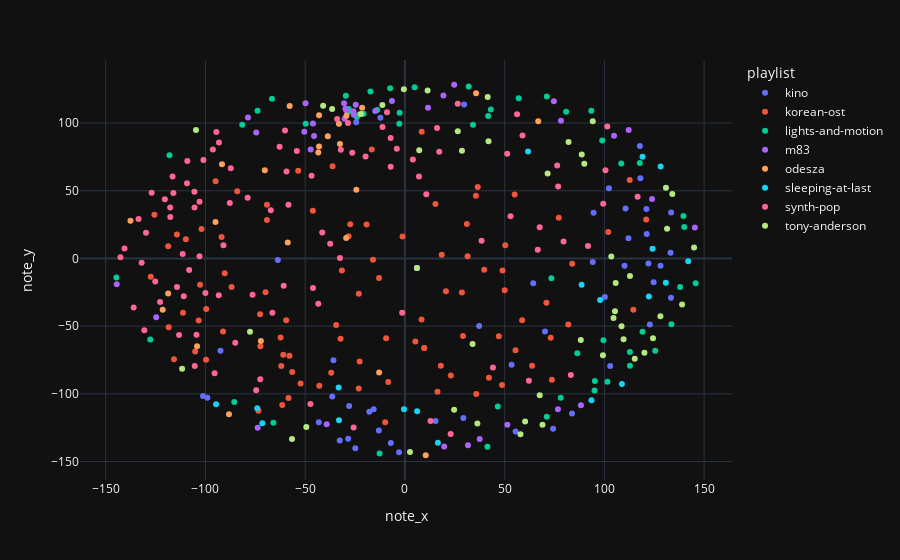

Notebook code for this chart:
### Markdown cell above
## Visualisation of Reduced Dimensions

### Note Trajectory

We can see that points form a ball around the centre. This is a sign that they are all more or less equidistant from each other.

This can be due to there being too many potential notes, so even similar sounding songs might not play the same notes. This is the consequence of the curse of dimensionality.

However, small clusters do form.

### Code cell
px.scatter(dataset, x='note_x', y='note_y', color='playlist', hover_data=config.metadata_columns)

### Figure 1 — Plotly figure (JSON) as saved in the notebook; plotly's stock layout.template omitted (floating-point values rounded to 4 significant figures; data arrays with more than 128 entries replaced by an {"elided": "..."} marker saying what was removed)
{"data": [{"customdata": {"elided": "47x3 str values"}, "hovertemplate": "playlist=%{customdata[2]}<br>note_x=%{x}<br>note_y=%{y}<br>song_name=%{customdata[0]}<br>artist=%{customdata[1]}<extra></extra>", "legendgroup": "kino", "marker": {"color": "#636efa", "symbol": "circle"}, "mode": "markers", "name": "kino", "orientation": "v", "showlegend": true, "x": [110.1, 133.2, -92.46, 121.2, 29.31, -13.05, 55.51, -27.96, 15.36, 29.69, -15.66, -17.84, -43.16, -24.4, -12.27, 122.1, 70.24, -24.85, 83.76, -101.2, -98.99, 121.1, 112.1, 64.32, -36.41, -7.069, 94.59, 94.16, 122.8, 124.7, -32.67, 117.8, 102.3, -63.69, 118.0, 133.4, -28.42, 128.1, -2.933, 100.2, 102.9, 37.22, -35.83, 133.5, 74.29, 110.6, 53.46], "xaxis": "x", "y": [-5.322, 4.225, -68.22, 18.0, -117.8, -127.0, -127.9, -108.9, -120.1, 113.7, -111.4, -113.3, -121.1, 100.7, 103.8, -3.684, -54.05, -140.1, -114.5, -101.6, -102.9, 36.55, 14.85, -18.24, -102.0, -136.4, 33.76, -2.536, -48.77, -17.53, -134.6, 83.03, 51.91, -1.171, 59.32, -28.94, -133.2, -5.442, -143.2, -28.42, -79.53, -49.89, -75.12, 33.93, -125.8, 36.96, -78.54], "yaxis": "y", "type": "scatter"}, {"customdata": {"elided": "95x3 str values"}, "hovertemplate": "playlist=%{customdata[2]}<br>note_x=%{x}<br>note_y=%{y}<br>song_name=%{customdata[0]}<br>artist=%{customdata[1]}<extra></extra>", "legendgroup": "korean-ost", "marker": {"color": "#EF553B", "symbol": "circle"}, "mode": "markers", "name": "korean-ost", "orientation": "v", "showlegend": true, "x": [-36.26, 112.7, -23.1, 9.687, 9.687, -28.25, 18.48, -58.37, 50.0, -99.59, -31.6, 101.9, -105.1, 120.9, -111.2, -9.421, -69.84, -72.58, -109.8, -32.27, 81.89, 15.32, 114.5, -22.69, -9.877, -99.67, -36.95, -115.8, 42.12, -60.99, 55.46, -1.212, -16.62, 48.7, 77.12, 50.33, -19.22, 8.326, 70.93, -73.42, 47.07, 28.6, 83.88, 35.59, 55.02, -91.17, -102.7, -69.17, -59.51, 39.76, -86.89, 73.68, -53.49, -62.32, -56.5, -118.7, -57.88, 35.78, -42.9, 63.77, -84.05, 20.56, -69.15, -12.97, 36.52, 73.08, -23.14, -125.6, 8.417, 18.01, -27.42, -8.343, -61.48, 29.12, -118.4, 31.04, 31.43, 16.33, 5.249, -91.9, 23.02, -90.33, -114.3, -61.97, -94.89, -46.15, -102.0, -34.46, -15.98, -72.43, -103.4, -52.3, -127.4, 48.94, 58.75], "xaxis": "x", "y": [68.1, 57.87, -26.12, -66.22, -66.22, 16.47, 2.652, -103.1, -23.49, -37.38, -8.919, 19.6, -68.67, 28.81, -40.08, -59.03, -24.97, -41.28, 14.25, -59.27, -48.85, 40.19, -37.91, -76.16, -120.9, -74.83, -84.42, -74.39, -88.05, -71.09, -67.77, 16.19, 80.53, -93.52, 30.12, 9.818, 25.08, -45.06, -32.81, -112.5, -57.53, -25.08, -3.991, 46.23, 47.21, -54.03, -19.41, 28.4, -45.7, -8.263, -21.16, -89.54, 64.78, -58.3, -83.9, 8.923, -71.92, -100.1, -94.02, -79.23, 49.62, -24.31, 39.72, -14.52, 52.76, -58.59, -96.0, 32.32, 93.6, -79.18, 25.3, -91.32, -108.2, -57.21, -50.73, 25.41, 1.573, -98.44, -61.38, 15.82, -86.49, -10.94, 17.73, -79.38, 56.93, 35.16, 21.68, -49.21, -0.9468, -64.88, -45.92, -92.34, -13.55, -8.952, -45.62], "yaxis": "y", "type": "scatter"}, {"customdata": {"elided": "56x3 str values"}, "hovertemplate": "playlist=%{customdata[2]}<br>note_x=%{x}<br>note_y=%{y}<br>song_name=%{customdata[0]}<br>artist=%{customdata[1]}<extra></extra>", "legendgroup": "lights-and-motion", "marker": {"color": "#00cc96", "symbol": "circle"}, "mode": "markers", "name": "lights-and-motion", "orientation": "v", "showlegend": true, "x": [145.7, -29.63, 98.92, 95.23, -73.88, -118.0, 57.01, -7.393, -65.95, 6.022, 4.853, -13.89, -24.07, 138.0, -66.64, -28.13, -2.636, 95.04, 41.36, 101.5, 119.1, 112.8, 41.72, 71.09, 46.55, -85.54, -20.75, -49.74, 112.8, -28.39, 78.12, 125.5, 93.44, 99.51, 108.4, 133.6, -12.69, -17.28, -144.7, 31.97, -2.793, 86.44, 34.14, 71.14, 139.6, 43.08, -28.39, -22.94, -28.39, 73.43, 80.83, 140.0, -28.39, -127.7, -81.55, 117.7], "xaxis": "x", "y": [-18.28, 120.2, 87.08, -90.43, 109.2, 76.28, 118.3, 125.6, -121.3, -7.1, 126.4, 109.6, 104.5, -21.03, 118.0, 110.4, 107.6, -97.45, -139.1, -91.0, -54.11, -69.03, 105.2, -116.9, -109.3, -106.0, 106.8, 99.48, -79.25, 108.6, -102.9, -68.14, 109.2, -60.35, 70.1, -48.68, -144.1, 123.4, -14.12, 127.0, 99.54, -70.01, 98.8, 119.6, 31.4, 110.1, 108.6, 106.3, 108.6, -14.59, 108.4, 23.2, 108.6, -59.86, 98.8, 70.46], "yaxis": "y", "type": "scatter"}, {"customdata": [["Another Wave from You", "M83", "m83"], ["Claudia Lewis", "M83", "m83"], ["Echoes of Mine", "M83", "m83"], ["Fountains", "M83", "m83"], ["Intro", "M83", "m83"], ["Klaus I Love You", "M83", "m83"], ["Midnight City", "M83", "m83"], ["My Tears Are Becoming a Sea", "M83", "m83"], ["New Map", "M83", "m83"], ["Ok Pal", "M83", "m83"], ["Outro", "M83", "m83"], ["Raconte-moi une histoire", "M83", "m83"], ["Reunion", "M83", "m83"], ["Soon, My Friend", "M83", "m83"], ["Splendor", "M83", "m83"], ["Steve Mcqueen", "M83", "m83"], ["This Bright Flash", "M83", "m83"], ["Train to Pluton", "M83", "m83"], ["Wait", "M83", "m83"], ["When Will You Come Home", "M83", "m83"], ["Where the Boats Go", "M83", "m83"], ["Year One, One Ufo", "M83", "m83"], ["Ashes of Our Fathers", "M83", "m83"], ["Canyon Battle", "M83", "m83"], ["Earth 2077", "M83", "m83"], ["Fearful Odds", "M83", "m83"], ["I'm Sending You Away", "M83", "m83"], ["Jack's Dream", "M83", "m83"], ["Losing Control", "M83", "m83"], ["Odyssey Rescue", "M83", "m83"], ["Radiation Zone", "M83", "m83"], ["Raven Rock", "M83", "m83"], ["StarWaves", "M83", "m83"], ["Tech 49", "M83", "m83"], ["Temples of Our Gods", "M83", "m83"], ["Undimmed by Time, Unbound by Death", "M83", "m83"], ["Waking Up", "M83", "m83"], ["You Can't Save Her", "M83", "m83"], ["Oblivion", "M83", "m83"]], "hovertemplate": "playlist=%{customdata[2]}<br>note_x=%{x}<br>note_y=%{y}<br>song_name=%{customdata[0]}<br>artist=%{customdata[1]}<extra></extra>", "legendgroup": "m83", "marker": {"color": "#ab63fa", "symbol": "circle"}, "mode": "markers", "name": "m83", "orientation": "v", "showlegend": true, "x": [-124.7, -46.09, 78.24, -39.22, -50.43, 6.022, 74.67, 51.36, -29.82, -144.5, 76.7, 19.68, -45.56, 11.56, 123.9, 112.2, 104.8, 6.022, 31.61, 6.022, 37.5, -30.24, -24.65, -25.62, -14.85, -6.495, 24.7, 88.23, -78.66, -25.82, -74.54, 145.4, -29.34, 19.29, 6.022, -73.79, -30.51, -49.83, -47.23], "xaxis": "x", "y": [-43.4, 99.71, 101.6, -122.5, 93.64, -7.1, 116.0, -122.8, 110.5, -19.02, -111.3, -138.9, 90.41, 111.3, 43.9, 94.87, 90.57, -7.1, -137.9, -7.1, -133.3, 103.3, 113.5, 106.2, 108.8, 116.3, 128.3, -108.5, 104.0, 108.7, 92.96, 22.85, 109.2, 120.3, -7.1, -125.1, 114.6, 114.7, 80.39], "yaxis": "y", "type": "scatter"}, {"customdata": [["A Moment Apart", "ODESZA", "odesza"], ["Across The Room (feat. Leon Bridges)", "ODESZA", "odesza"], ["Boy", "ODESZA", "odesza"], ["Corners Of The Earth (feat. RY X)", "ODESZA", "odesza"], ["Divide (feat. Kelsey Bulkin)", "ODESZA", "odesza"], ["Everything At Your Feet (feat. The Chamanas)", "ODESZA", "odesza"], ["Falls (feat. Sasha Alex Sloan)", "ODESZA", "odesza"], ["Falls (Reprise) (feat. Sasha Alex Sloan)", "ODESZA", "odesza"], ["Falls (Reprise) - Instrumental", "ODESZA", "odesza"], ["Higher Ground (feat. Naomi Wild)", "ODESZA", "odesza"], ["Higher Ground (Reprise) (feat. Naomi Wild)", "ODESZA", "odesza"], ["Higher Ground (Reprise) - Instrumental", "ODESZA", "odesza"], ["Intro", "ODESZA", "odesza"], ["It’s Only (feat. Zyra) - ODESZA VIP Remix", "ODESZA", "odesza"], ["Just A Memory (feat. Regina Spektor)", "ODESZA", "odesza"], ["La Ciudad", "ODESZA", "odesza"], ["Late Night", "ODESZA", "odesza"], ["Line Of Sight (feat. WYNNE & Mansionair)", "ODESZA", "odesza"], ["Line Of Sight (Reprise) (feat. WYNNE & Mansionair)", "ODESZA", "odesza"], ["Line Of Sight (Reprise) - Instrumental", "ODESZA", "odesza"], ["Loyal", "ODESZA", "odesza"], ["Memories That You Call (feat. Monsoonsiren) - ODESZA & Golden Features VIP Remix", "ODESZA", "odesza"], ["Meridian", "ODESZA", "odesza"], ["Show Me", "ODESZA", "odesza"], ["Thin Floors And Tall Ceilings", "ODESZA", "odesza"]], "hovertemplate": "playlist=%{customdata[2]}<br>note_x=%{x}<br>note_y=%{y}<br>song_name=%{customdata[0]}<br>artist=%{customdata[1]}<extra></extra>", "legendgroup": "odesza", "marker": {"color": "#FFA15A", "symbol": "circle"}, "mode": "markers", "name": "odesza", "orientation": "v", "showlegend": true, "x": [-118.7, -72.2, -43.05, -91.7, -29.45, -29.31, -33.06, -12.93, -88.19, -94.95, -58.74, 35.67, 10.44, -24.35, 66.85, -70.23, -21.45, -104.2, -32.57, -43.05, -43.43, -137.6, -38.64, -121.4, -57.77], "xaxis": "x", "y": [-25.82, -60.95, 82.72, 69.6, 15.14, 105.4, 99.48, -84.19, -115.0, 27.01, 11.72, 122.0, -145.4, 50.78, 101.3, 65.07, 111.4, -64.87, 84.57, 105.8, 78.22, 27.8, 90.19, -37.8, 112.5], "yaxis": "y", "type": "scatter"}, {"customdata": [["April 10, 2019- Powehi - Image of a Black Hole", "Sleeping At Last", "sleeping-at-last"], ["August 12, 2018- Perseid Meteor Shower", "Sleeping At Last", "sleeping-at-last"], ["August 21, 2017- Total Solar Eclipse", "Sleeping At Last", "sleeping-at-last"], ["December 13, 2017- Geminid Meteor Shower", "Sleeping At Last", "sleeping-at-last"], ["December 17, 2018- Farout", "Sleeping At Last", "sleeping-at-last"], ["December 21, 2020- The Great Conjunction", "Sleeping At Last", "sleeping-at-last"], ["December 25, 2021- Webb Space Telescope - Launch", "Sleeping At Last", "sleeping-at-last"], ["February 1, 2023- C2022 E3 - Comet Ztf", "Sleeping At Last", "sleeping-at-last"], ["February 13, 2019- Opportunity - Mission Complete", "Sleeping At Last", "sleeping-at-last"], ["February 18, 2021- Perseverance - Mars Landing", "Sleeping At Last", "sleeping-at-last"], ["January 30, 2020- Spitzer - Final Voyage", "Sleeping At Last", "sleeping-at-last"], ["January 31, 2018- Super Blue Blood Moon", "Sleeping At Last", "sleeping-at-last"], ["July 22, 2020- C  2020 F3 - Comet Neowise", "Sleeping At Last", "sleeping-at-last"], ["July 27, 2018- Total Lunar Eclipse", "Sleeping At Last", "sleeping-at-last"], ["July 4, 2020- Aphelion", "Sleeping At Last", "sleeping-at-last"], ["June 24, 2022- Parade of Planets", "Sleeping At Last", "sleeping-at-last"], ["June 30, 2018- Pds 70b (Birth of a Planet)", "Sleeping At Last", "sleeping-at-last"], ["October 30, 2018- Kepler - Goodnight", "Sleeping At Last", "sleeping-at-last"], ["September 15, 2017- Cassini - The Grand Finale", "Sleeping At Last", "sleeping-at-last"]], "hovertemplate": "playlist=%{customdata[2]}<br>note_x=%{x}<br>note_y=%{y}<br>song_name=%{customdata[0]}<br>artist=%{customdata[1]}<extra></extra>", "legendgroup": "sleeping-at-last", "marker": {"color": "#19d3f3", "symbol": "circle"}, "mode": "markers", "name": "sleeping-at-last", "orientation": "v", "showlegend": true, "x": [88.6, -0.4428, -94.65, -33.05, 108.8, 142.0, -74.02, 119.1, 61.73, -71.48, 130.8, 128.2, 16.53, 93.53, 97.86, 6.136, -33.23, 122.3, 124.1], "xaxis": "x", "y": [-19.43, -111.3, -107.7, -119.5, -92.77, -2.103, -110.6, 75.2, 78.92, -121.8, -17.91, 67.89, -136.0, -104.7, -30.78, -112.8, -95.35, -28.13, 7.236], "yaxis": "y", "type": "scatter"}, {"customdata": {"elided": "96x3 str values"}, "hovertemplate": "playlist=%{customdata[2]}<br>note_x=%{x}<br>note_y=%{y}<br>song_name=%{customdata[0]}<br>artist=%{customdata[1]}<extra></extra>", "legendgroup": "synth-pop", "marker": {"color": "#FF6692", "symbol": "circle"}, "mode": "markers", "name": "synth-pop", "orientation": "v", "showlegend": true, "x": [-47.34, -110.9, 3.984, -132.0, -8.97, -142.6, -46.06, -43.42, -127.0, 66.61, 116.7, 91.77, -25.71, 76.83, 100.5, 62.15, -95.39, 38.42, 83.18, -116.1, -125.1, -140.6, -108.2, -87.29, -60.78, -46.79, -87.78, 7.036, 44.14, -120.3, 22.93, -37.47, -1.367, -26.4, -103.0, 10.72, -133.5, -129.8, -67.22, -103.0, -96.28, -90.97, -117.6, -105.5, 51.29, -32.58, -94.53, -72.51, 52.94, -109.2, -105.5, -11.23, 58.94, -105.4, -60.1, 76.34, 16.09, 26.48, -7.174, -122.7, -33.99, -109.1, -104.5, 101.5, -76.37, -7.127, 67.57, 17.21, -117.7, -85.04, 79.54, -54.18, -74.57, -111.4, -66.44, 99.42, -59.34, -100.0, -62.83, 56.21, -93.29, -28.54, -32.12, -116.5, -136.0, -19.72, -4.062, -93.19, -113.2, -78.83, -41.44, -114.3, -101.0, -58.39, -130.6, 12.84], "xaxis": "x", "y": [-107.5, -27.98, 73.07, -3.262, 108.0, 0.8579, -21.79, -33.45, 48.47, 6.423, 45.65, 9.183, -124.9, 53.06, 65.1, -90.42, -84.83, 13.03, -86.14, 48.41, -17.0, 7.353, -8.526, 66.67, -20.12, 61.03, 40.92, 60.48, -80.6, 43.64, -129.7, 10.89, -40.09, 78.01, 41.92, 47.37, 29.21, 18.97, 35.56, 1.586, 80.53, 9.722, 30.63, 49.28, 77.29, 0.2825, 93.46, -89.2, 31.23, 55.56, 37.65, 97.18, 90.74, -79.4, 94.54, 68.7, 96.38, 114.2, 89.02, -32.23, 103.0, 72.03, -56.44, 97.46, -26.89, 67.8, 23.12, 78.83, 37.7, -62.33, 12.57, 79.38, -97.31, 3.24, -40.09, 40.33, 64.22, -25.54, 82.54, 106.5, -27.2, 100.1, 80.28, 60.51, -36.31, 75.3, 81.1, 85.64, -56.54, 44.91, 19.08, -21.0, 72.65, 39.61, -53.05, -120.1], "yaxis": "y", "type": "scatter"}, {"customdata": {"elided": "48x3 str values"}, "hovertemplate": "playlist=%{customdata[2]}<br>note_x=%{x}<br>note_y=%{y}<br>song_name=%{customdata[0]}<br>artist=%{customdata[1]}<extra></extra>", "legendgroup": "tony-anderson", "marker": {"color": "#B6E880", "symbol": "circle"}, "mode": "markers", "name": "tony-anderson", "orientation": "v", "showlegend": true, "x": [2.542, 26.51, 24.67, -36.5, 67.57, 105.3, 6.022, -49.43, 82.03, 11.37, 131.4, 28.59, 128.1, 134.1, 89.93, 60.26, -77.67, 41.5, 145.0, 68.96, 103.5, -11.29, -111.7, 57.92, 108.6, 115.2, 7.184, 120.1, 94.17, 33.91, 112.8, 36.33, 138.9, -0.5224, 105.7, 88.17, -56.61, -104.7, 71.54, 109.6, 124.4, 99.28, 130.9, -41.0, 104.6, -22.04, 41.92, 88.65], "xaxis": "x", "y": [-143.0, 93.86, -111.7, 110.4, -101.0, -38.97, -7.1, -124.4, 86.04, 124.1, 21.87, 79.5, -42.75, 47.54, 70.02, -120.4, -54.22, 119.2, 8.128, -122.9, 1.427, 113.4, -81.46, -129.8, -50.03, -74.13, 79.98, -69.65, 101.3, -63.21, -13.03, -121.9, -33.99, 124.9, -18.15, -60.29, -133.3, 94.78, 62.65, -59.67, -58.88, -71.55, 52.24, 112.9, -44.03, 106.8, 86.53, 76.8], "yaxis": "y", "type": "scatter"}], "layout": {"xaxis": {"anchor": "y", "domain": [0.0, 1.0], "title": {"text": "note_x"}}, "yaxis": {"anchor": "x", "domain": [0.0, 1.0], "title": {"text": "note_y"}}, "legend": {"title": {"text": "playlist"}, "tracegroupgap": 0}, "margin": {"t": 60}}}
